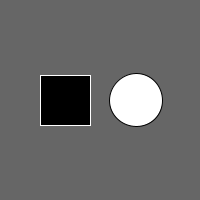
Frame 1 (no input)
Frame 60 (the mouse pressed at the canvas centre just before this capture): identical to frame 1, image omitted
Frame 120 (the mouse held since frame 60 and released just before this capture): identical to frame 1, image omitted

The Processing sketch that drew this single still picture (run headless with seeded random() and noise(); from frame 60 on, the mouse is pressed at the canvas centre):

// Processing sketch: Rollover
// ── Rollover.pde
/**
 * Rollover. 
 * 
 * Roll over the colored squares in the center of the image
 * to change the color of the outside rectangle. 
 */
 
int rectX, rectY;      // Position of square button
int circleX, circleY;  // Position of circle button
int rectSize = 50;     // Diameter of rect
int circleSize = 53;   // Diameter of circle

color rectColor;
color circleColor;
color baseColor;

boolean rectOver = false;
boolean circleOver = false;

void setup()
{
  size(200, 200);
  smooth();
  rectColor = color(0);
  circleColor = color(255);
  baseColor = color(102);
  circleX = width/2+circleSize/2+10;
  circleY = height/2;
  rectX = width/2-rectSize-10;
  rectY = height/2-rectSize/2;
  ellipseMode(CENTER);
}

void draw()
{
  update(mouseX, mouseY);

  noStroke();
  if (rectOver) {
    background(rectColor);
  } else if (circleOver) {
    background(circleColor);
  } else {
    background(baseColor);
  }

  stroke(255);
  fill(rectColor);
  rect(rectX, rectY, rectSize, rectSize);
  stroke(0);
  fill(circleColor);
  ellipse(circleX, circleY, circleSize, circleSize);
}

void update(int x, int y)
{
  if( overCircle(circleX, circleY, circleSize) ) {
    circleOver = true;
    rectOver = false;
  } else if ( overRect(rectX, rectY, rectSize, rectSize) ) {
    rectOver = true;
    circleOver = false;
  } else {
    circleOver = rectOver = false;
  }
}

boolean overRect(int x, int y, int width, int height) 
{
  if (mouseX >= x && mouseX <= x+width && 
      mouseY >= y && mouseY <= y+height) {
    return true;
  } else {
    return false;
  }
}

boolean overCircle(int x, int y, int diameter) 
{
  float disX = x - mouseX;
  float disY = y - mouseY;
  if(sqrt(sq(disX) + sq(disY)) < diameter/2 ) {
    return true;
  } else {
    return false;
  }
}
